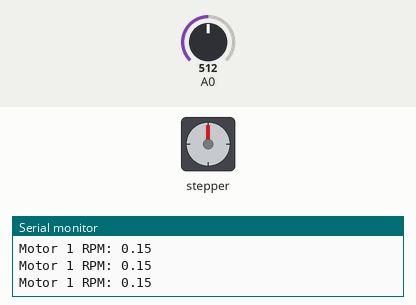
This sketch was run on a simulated Arduino Uno, built with avr-gcc and run on an emulated ATmega328P. Parts: stepper motor, the last lines printed to the serial monitor. Inputs (shaded band) come from the test bench; at power-on: A0 = 512. Stepper angles assume 400 steps per turn.

Above: at 1.2 s.
1.3 s: A0 set to 1023
4.3 s: A0 set to 306
At 32.0 s:
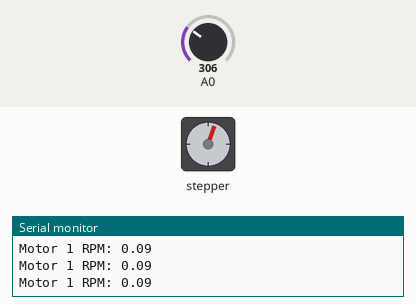
Timing chart, 0 to 34.1 s (numbered marks = the images above; inputs shaded):
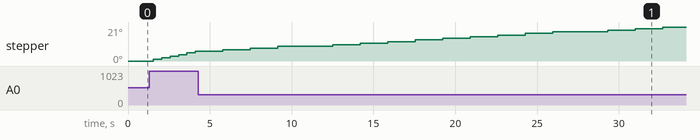

The sketch:

motor_control.ino
```cpp
#include <Stepper.h>

// change this to the number of steps on your motor
#define STEPS 400

// create an instance of the stepper class for motor 1
Stepper stepper1(STEPS, 4, 5, 6, 7);
Stepper stepper2(STEPS, 8, 9, 10, 11); // potential bug here: now the stepper2 only has 200 STEPS. need to change it if going to use it

// Variables to keep track of the last step time for motor 1
unsigned long lastStepTime1 = 0;

// Variables for motor 1 speed control
float desiredRPM1 = 0.2; // Initial RPM for Motor 1
float minRPM = 0.001; // Minimum RPM
float maxRPM = 0.3; // Maximum RPM

void setup()
{
  Serial.begin(9600);
  Serial.println("Stepper test!");

  // Print the initial desired RPM for debugging
  Serial.print("Initial Desired RPM for Motor 1: ");
  Serial.println(desiredRPM1);
}

void loop()
{
  unsigned long currentTime = millis();

  // Read analog value from pin 12
  int analogValue = analogRead(A0);

  // Map analog value to desired RPM range
  desiredRPM1 = map(analogValue, 0, 1023, minRPM * 1000, maxRPM * 1000) / 1000.0;

  // Calculate step delay for motor 1
  float stepDelay1 = (60.0 * 1000.0) / (STEPS * desiredRPM1);

  // Print the current desired RPM and step delay for debugging
  Serial.print("Motor 1 RPM: ");
  Serial.println(desiredRPM1);
  // Serial.print("  Motor 1 RPM: ");
  // Serial.println(analogValue);

  // Control Motor 1
  if (currentTime - lastStepTime1 >= stepDelay1) {
    stepper1.step(1);
    lastStepTime1 = currentTime;
  }

  // Optional delay to observe changes in speed
  // delay(1000);
}
```
